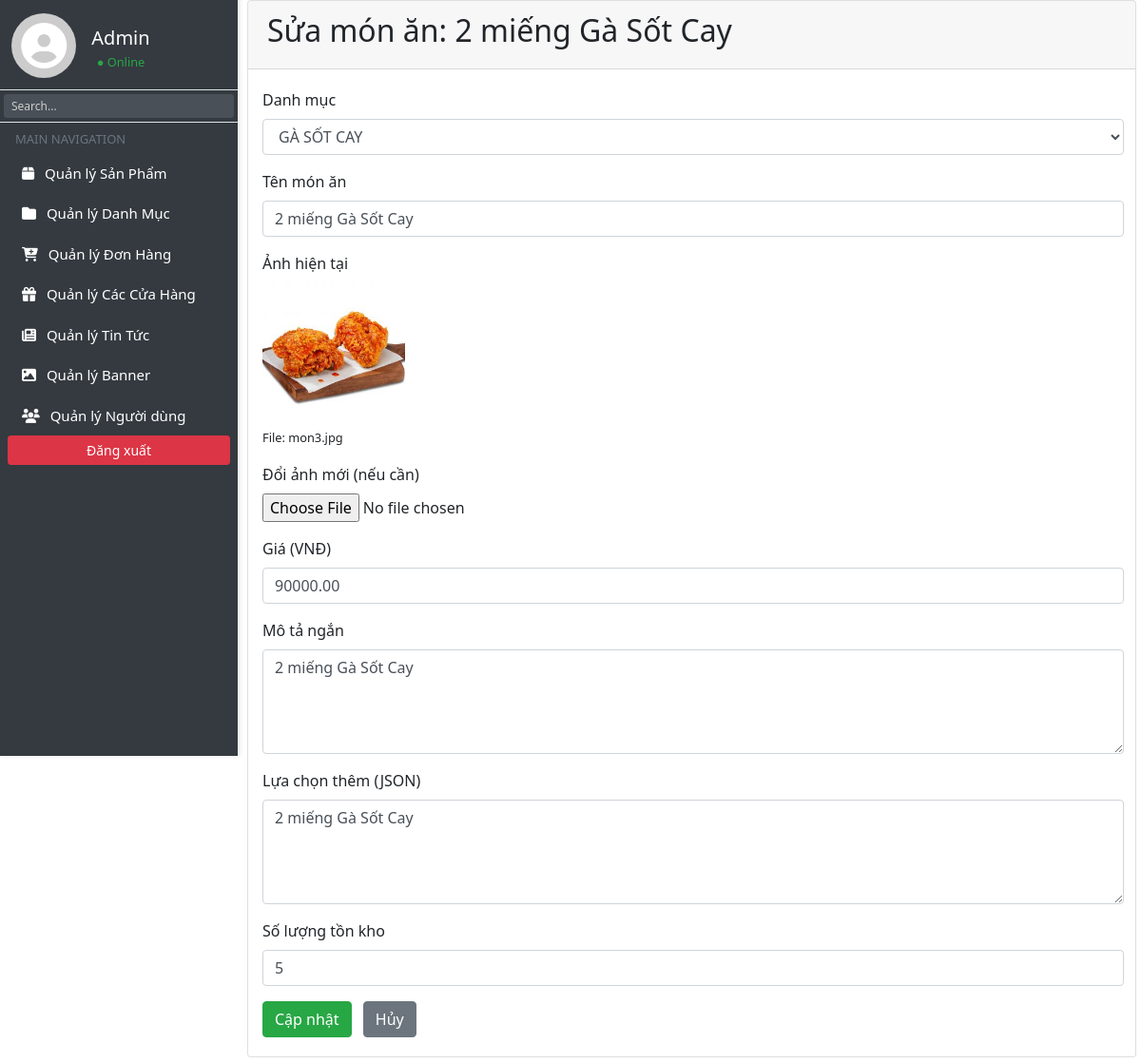
The page /admin/index.php?page_layout=sua&id=4 (signed in) on the database its author committed.
### tables this page shows
CREATE TABLE `products` (
  `prd_id` int(11) NOT NULL,
  `category_id` int(10) UNSIGNED NOT NULL,
  `prd_name` varchar(255) NOT NULL,
  `image` varchar(255) NOT NULL,
  `price` decimal(10,2) NOT NULL,
  `description` text DEFAULT NULL,
  `additional_options` text DEFAULT NULL,
  `quantity` int(11) DEFAULT 0
);

CREATE TABLE `categories` (
  `category_id` int(10) UNSIGNED NOT NULL,
  `category_name` varchar(255) NOT NULL DEFAULT '',
  `image` varchar(255) NOT NULL,
  `child_image` varchar(255) NOT NULL
);

### admin/mon_an/sua.php (the view, shortened to what this page needs)
<?php
    $id = intval($_GET['id']);
    $sql_up = "SELECT * FROM products WHERE prd_id = $id";
    $query_up = mysqli_query($connect, $sql_up);
    $row_up = mysqli_fetch_assoc($query_up);
    $sql_category = "SELECT * FROM categories ORDER BY category_id ASC";
    $query_category = mysqli_query($connect, $sql_category);
?>
<div class="container-fluid">
    <div class="card">
        <div class="card-header">
            <h2>Sửa món ăn: <?php echo htmlspecialchars($row_up['prd_name']); ?></h2>
        </div>
        <div class="card-body">
            <form method="POST" enctype="multipart/form-data">
                <div class="form-group">
                    <label>Danh mục</label>
                    <select name="category_id" class="form-control" required>
                        <?php while ($row = mysqli_fetch_assoc($query_category)) { ?>
                            <option value="<?php echo $row['category_id']; ?>" <?php if ($row['category_id'] == $row_up['category_id']) echo 'selected'; ?>>
                                <?php echo htmlspecialchars($row['category_name']); ?>
                            </option>
                        <?php } ?>
                    </select>
                </div>
                <div class="form-group">
                    <label>Tên món ăn</label>
                    <input type="text" name="prd_name" class="form-control" required value="<?php echo htmlspecialchars($row_up['prd_name']); ?>">
                </div>
                <div class="form-group">
                    <label>Ảnh hiện tại</label><br>
                    <img src="img/<?php echo htmlspecialchars($row_up['image']); ?>" width="150" alt="">
                    <br><small>File: <?php echo htmlspecialchars($row_up['image']); ?></small>
                </div>
                <div class="form-group">
                    <label>Đổi ảnh mới (nếu cần)</label>
                    <input type="file" name="image" class="form-control-file">
                </div>
                <div class="form-group">
                    <label>Giá (VNĐ)</label>
                    <input type="number" name="price" class="form-control" required value="<?php echo $row_up['price']; ?>">
                </div>
                <div class="form-group">
                    <label>Mô tả ngắn</label>
                    <textarea name="description" class="form-control" rows="4"><?php echo htmlspecialchars($row_up['description']); ?></textarea>
                </div>
                <div class="form-group">
                    <label>Lựa chọn thêm (JSON)</label>
                    <textarea name="additional_options" class="form-control" rows="4"><?php echo htmlspecialchars($row_up['additional_options']); ?></textarea>
                </div>
                <div class="form-group">
                    <label>Số lượng tồn kho</label>
                    <input type="number" name="quantity" class="form-control" required value="<?php echo $row_up['quantity']; ?>">
                </div>
                <button type="submit" name="sbm" class="btn btn-success">Cập nhật</button>
                <a href="index.php?page_layout=danhsach" class="btn btn-secondary ml-2">Hủy</a>
            </form>
        </div>
    </div>
</div>

### admin/assets/style1.css (style rules this page uses)
body { margin: 0; padding: 0; font-family: "Segoe UI", sans-serif; }
.card-body { margin-left: -5px; margin-right: -8px; }

### rows shown on the page
products: prd_name "2 miếng Gà Sốt Cay", category_id "GÀ SỐT CAY", image (picture), image "mon3.jpg", price "90000.00", description "2 miếng Gà Sốt Cay", additional_options "2 miếng Gà Sốt Cay", quantity "5"
